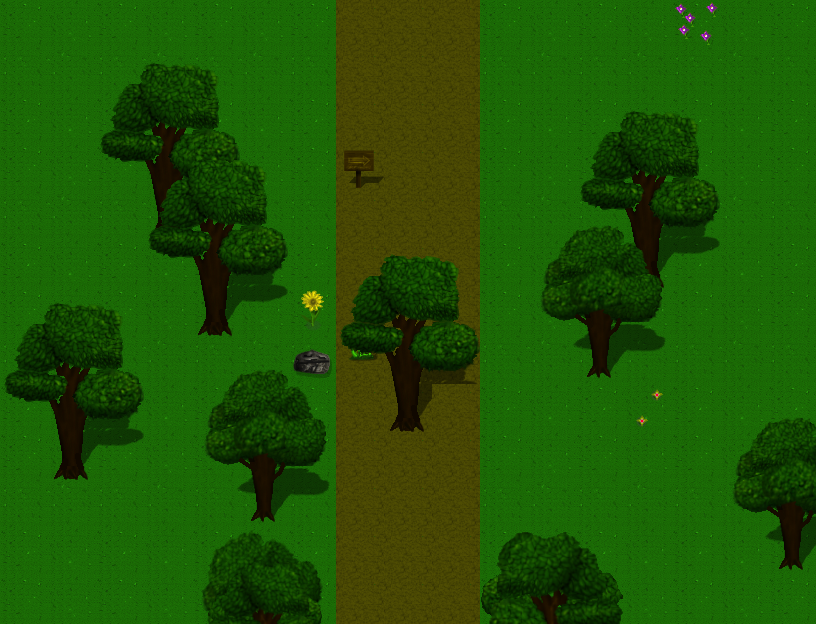

Rendered tile map (Tiled .tmx) drawn with the repository's tilesets; below, a short description and the full map source, tile grids included:
An orthogonal 17x13 tile map with 48x48 px tiles, 4 tile layers (Tile Layer 1, Object Layer, Object Layer2, above Layer), 2 tilesets and 6 objects.

<map version="1.9" tiledversion="1.9.2" orientation="orthogonal" renderorder="right-down" width="17" height="13" tilewidth="48" tileheight="48" infinite="0" nextlayerid="6" nextobjectid="12">
 <tileset firstgid="1" source="TileSet A.tsx" />
 <tileset firstgid="129" source="TileSet B.tsx" />
 <layer id="1" name="Tile Layer 1" width="17" height="13">
  <properties>
   <property name="unity:sortingLayerName" value="background" />
  </properties>
  <data encoding="csv">
1,2,1,2,1,2,1,33,34,33,1,2,1,2,1,2,1,
9,10,9,10,9,10,9,41,42,41,9,10,9,10,9,10,9,
17,18,17,18,17,18,17,49,50,49,17,18,17,18,17,18,17,
1,2,1,2,1,2,1,33,34,33,1,2,1,2,1,2,1,
9,10,9,10,9,10,9,41,42,41,9,10,9,10,9,10,9,
17,18,17,18,17,18,17,49,50,49,17,18,17,18,17,18,17,
1,2,1,2,1,2,1,33,34,33,1,2,1,2,1,2,1,
9,10,9,10,9,10,9,41,42,41,9,10,9,10,9,10,9,
17,18,17,18,17,18,17,49,50,49,17,18,17,18,17,18,17,
1,2,1,2,1,2,1,33,34,33,1,2,1,2,1,2,1,
9,10,9,10,9,10,9,41,42,41,9,10,9,10,9,10,9,
17,18,17,18,17,18,17,49,50,49,17,18,17,18,17,18,17,
1,2,1,2,1,2,1,33,34,33,1,2,1,2,1,2,1
</data>
 </layer>
 <layer id="2" name="Object Layer" width="17" height="13">
  <properties>
   <property name="unity:sortingLayerName" value="object" />
  </properties>
  <data encoding="csv">
0,0,0,0,0,0,0,0,0,0,0,0,0,0,231,0,0,
0,0,129,130,131,0,0,0,0,0,0,0,0,0,0,0,0,
0,0,145,146,147,0,0,0,0,0,0,0,129,130,131,0,0,
0,0,161,162,163,0,0,153,0,0,0,0,145,146,147,0,0,
0,0,177,178,179,0,0,0,0,0,0,0,161,162,163,0,0,
0,0,0,0,0,0,0,0,0,0,0,0,177,178,179,0,0,
129,130,131,0,0,0,216,0,0,0,0,0,0,0,0,0,0,
145,146,147,0,0,0,0,0,0,0,0,0,0,0,0,0,0,
161,162,163,0,0,0,0,0,178,0,0,0,0,200,0,132,133,
177,178,179,0,0,0,0,0,0,0,0,0,0,0,0,148,149,
0,0,0,0,0,0,0,0,0,0,0,0,0,0,0,164,165,
0,0,0,0,196,197,198,0,0,0,193,194,195,0,0,180,181,
0,0,0,0,212,213,214,0,0,0,209,210,211,0,0,0,0
</data>
 </layer>
 <layer id="3" name="Object Layer2" width="17" height="13">
  <properties>
   <property name="unity:sortingLayerName" value="object" />
  </properties>
  <data encoding="csv">
0,0,0,0,0,0,0,0,0,0,0,0,0,0,0,0,0,
0,0,0,0,0,0,0,0,0,0,0,0,0,0,0,0,0,
0,0,0,0,0,0,0,0,0,0,0,0,0,0,0,0,0,
0,0,0,129,130,131,0,0,0,0,0,0,0,0,0,0,0,
0,0,0,145,146,147,0,0,0,0,0,132,133,134,0,0,0,
0,0,0,161,162,163,0,0,0,0,0,148,149,150,0,0,0,
0,0,0,177,178,179,0,0,0,0,0,164,165,166,0,0,0,
0,0,0,0,132,133,327,311,0,0,0,180,181,182,0,0,0,
0,0,0,0,148,149,150,0,0,0,0,0,0,0,0,0,0,
0,0,0,0,164,165,166,0,0,0,0,0,0,0,0,0,0,
0,0,0,0,180,181,182,0,0,0,0,0,0,0,0,0,0,
0,0,0,0,0,0,0,0,0,0,0,0,0,0,0,0,0,
0,0,0,0,0,0,0,0,0,0,0,0,0,0,0,0,0
</data>
 </layer>
 <layer id="5" name="above Layer" width="17" height="13">
  <properties>
   <property name="unity:sortingLayerName" value="above object" />
  </properties>
  <data encoding="csv">
0,0,0,0,0,0,0,0,0,0,0,0,0,0,0,0,0,
0,0,0,0,0,0,0,0,0,0,0,0,0,0,0,0,0,
0,0,0,0,0,0,0,0,0,0,0,0,0,0,0,0,0,
0,0,0,0,0,0,0,0,0,0,0,0,0,0,0,0,0,
0,0,0,0,0,0,0,0,0,0,0,0,0,0,0,0,0,
0,0,0,0,0,0,0,129,130,131,0,0,0,0,0,0,0,
0,0,0,0,0,0,0,145,146,147,0,0,0,0,0,0,0,
0,0,0,0,0,0,0,161,162,163,0,0,0,0,0,0,0,
0,0,0,0,0,0,0,0,0,0,0,0,0,0,0,0,0,
0,0,0,0,0,0,0,0,0,0,0,0,0,0,0,0,0,
0,0,0,0,0,0,0,0,0,0,0,0,0,0,0,0,0,
0,0,0,0,0,0,0,0,0,0,0,0,0,0,0,0,0,
0,0,0,0,0,0,0,0,0,0,0,0,0,0,0,0,0
</data>
 </layer>
 <objectgroup id="4" name="Object Layer 1">
  <object id="1" x="482.169" y="-41.8487" width="45.4877" height="707.788" />
  <object id="2" x="292.941" y="622.271" width="185.59" height="43.6682" />
  <object id="5" x="287.482" y="-41.8487" width="192.868" height="38.2097" />
  <object id="6" x="289.302" y="-5.45852" width="43.6682" height="629.549" />
  <object id="10" x="336.609" y="143.741" width="43.6682" height="49.1267">
   <properties>
    <property name="unity:layer" value="NoPassing" />
   </properties>
  </object>
  <object id="11" x="387.555" y="380.277" width="41.8487" height="52.7657" />
 </objectgroup>
</map>
